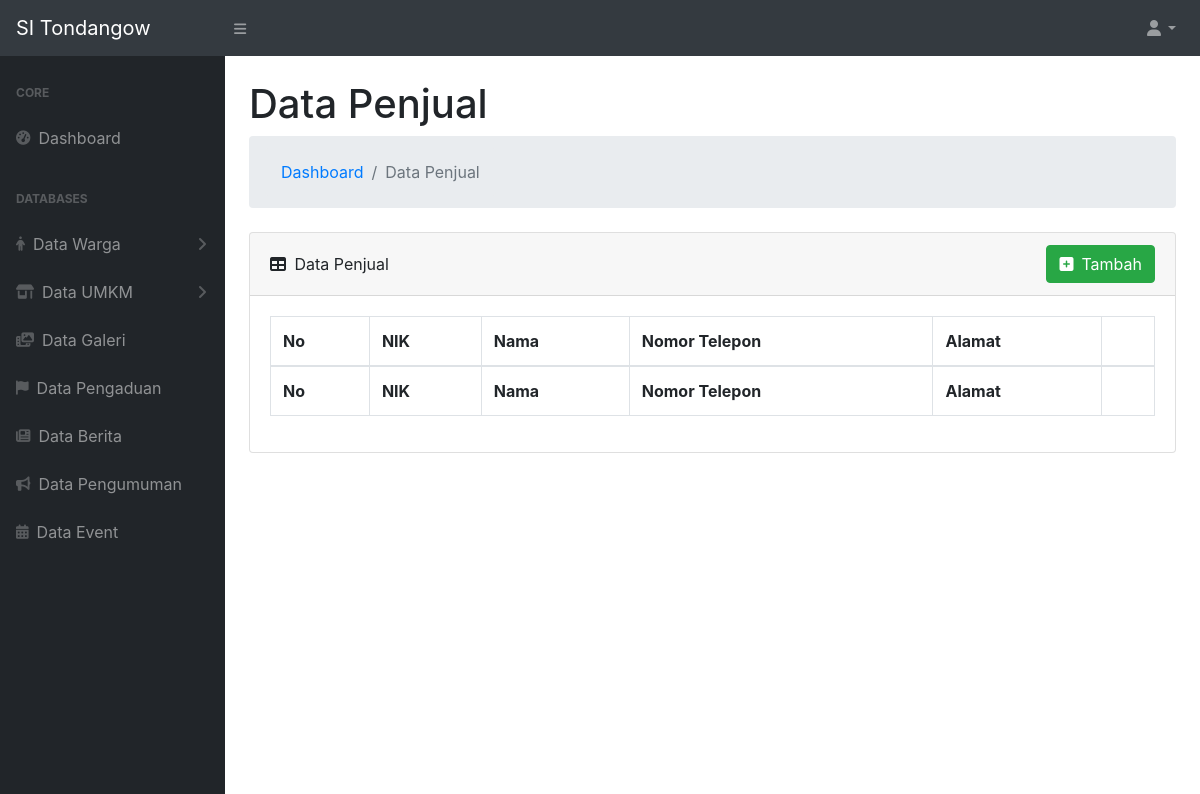
Page /controllers/dataPenjual.php on the earlier database version.
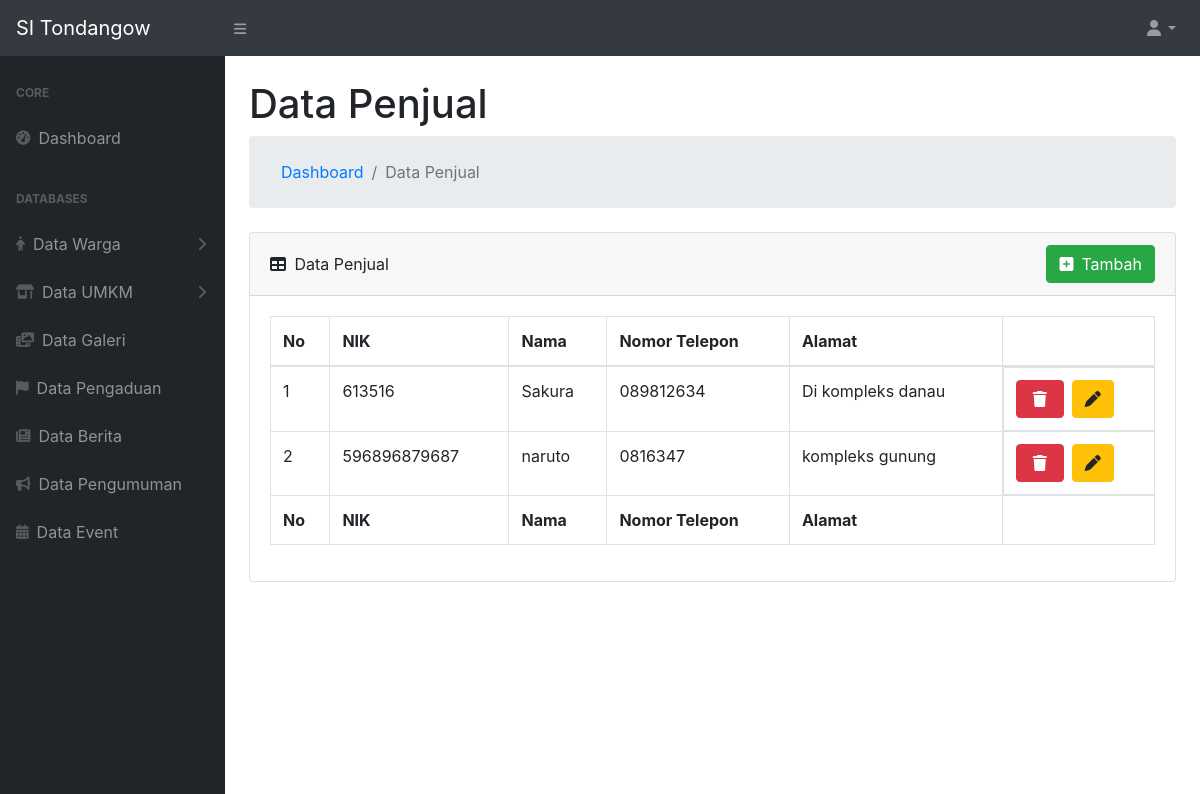
Same page on the later database version.
### tables this page shows
CREATE TABLE `penjual` (
  `id_penjual` int(11) NOT NULL,
  `nama_penjual` int(20) NOT NULL,
  `no_telepon` varchar(255) NOT NULL,
  `alamat_toko` varchar(255) NOT NULL
);

CREATE TABLE `penduduk` (
  `id` int(11) NOT NULL,
  `no_kk` int(255) NOT NULL,
  `nik` varchar(255) NOT NULL,
  `nama` varchar(255) NOT NULL,
  `tanggal_lahir` date NOT NULL,
  `jenis_kelamin` varchar(255) NOT NULL,
  `agama` varchar(255) NOT NULL,
  `pekerjaan` varchar(255) NOT NULL,
  `alamat_lengkap` varchar(255) NOT NULL
);

### functions/general.php (called while the page is built, shortened)
<?php
require_once 'dbconnect.php';
function query($query)
{
    global $dbconnect;
    $result = mysqli_query($dbconnect, $query);
    $rows = [];
    while ($row = mysqli_fetch_assoc($result)) {
        $rows[] = $row;
    }
    return $rows;
}
?>

### controllers/dataPenjual.php (the view, shortened to what this page needs)
<?php
include '../templates/header.php';
$pageName = 'Data Penjual';
$queryPenjual=query('SELECT * FROM penjual INNER JOIN penduduk ON penjual.nama_penjual=penduduk.id')
?>
<div id="layoutSidenav_content">
    <main>
        <div class="container-fluid">
            <h1 class="mt-4"><?= $pageName ?></h1>
            <ol class="breadcrumb mb-4">
                <ol class="breadcrumb mb-0">
                    <li class="breadcrumb-item"><a href="../index.php">Dashboard</a></li>
                    <li class="breadcrumb-item active"><?= $pageName ?></li>
                </ol>
            </ol>
            <div class="card mb-4">
                <div class="card-header">
                    <div>
                        <i class="fas fa-table mr-1 position-relative"></i>
                        Data Penjual
                    </div>
                    <a href="../models/tambahPenjual.php">
                        <button type="button" class="btn btn-success">
                            <div class="sb-nav-link-icon"><i class="fa-solid fa-square-plus mr-2"></i>Tambah</div>
                        </button>
                    </a>
                </div>
                <div class="card-body">
                    <div class="table-responsive">
                        <table class="table table-bordered" id="dataTable" width="100%" cellspacing="0">
                            <thead>
                                <tr>
                                    <th>No</th>
                                    <th>NIK</th>
                                    <th>Nama</th>
                                    <th>Nomor Telepon</th>
                                    <th>Alamat</th>
                                    <th></th>
                                </tr>
                            </thead>
                            <tfoot>
                                <tr>
                                    <th>No</th>
                                    <th>NIK</th>
                                    <th>Nama</th>
                                    <th>Nomor Telepon</th>
                                    <th>Alamat</th>
                                    <th></th>
                                </tr>
                            </tfoot>
                            <tbody>
                                <?php $i = 1 ?>
                                <?php foreach ($queryPenjual as $rows) { ?>
                                    <tr>
                                        <td><?= $i ?></td>
                                        <td><?php echo $rows["nik"] ?></td>
                                        <td><?php echo $rows["nama"] ?></td>
                                        <td><?php echo $rows["no_telepon"] ?></td>
                                        <td><?php echo $rows["alamat_toko"] ?></td>
                                        <td class="flex-row pr-2" style="display: flex;">
                                            <a href="../models/hapusPenjual.php?id=<?= $rows['id_penjual']; ?>">
                                                <button type="button" class="btn btn-danger">
                                                    <div class="sb-nav-link-icon mr-1 ml-1 mb-0 mt-0"><i class="fa-solid fa-trash"></i></div>
                                                </button>
                                            </a>
                                            <a href="../models/ubahPenjual.php?id=<?= $rows['id_penjual'] ?>">
                                                <button type="button" class="btn btn-warning ml-2">
                                                    <div class="sb-nav-link-icon mr-0 ml-0 mb-0 mt-0"><i class="fa-solid fa-pen"></i></div>
                                                </button>
                                            </a>
                                        </td>
                                    </tr>
                                    <?php $i++ ?>
                                <?php } ?>
                            </tbody>
                        </table>
                    </div>
                </div>
            </div>
        </div>
    </main>
</div>
</div>
<?php include '../templates/footer.php' ?>;

### templates/header.php (shortened to what this page needs)
<!DOCTYPE html>
<html lang="en">
<head>
    <link href="/adminSidesa/styles/styles.css" rel="stylesheet" />
    <link href="https://cdn.datatables.net/1.10.20/css/dataTables.bootstrap4.min.css" rel="stylesheet" type="text/css" />
    <link rel="stylesheet" href="https://cdnjs.cloudflare.com/ajax/libs/selectize.js/0.12.6/css/selectize.bootstrap3.min.css" />
</head>
<body class="sb-nav-fixed">
    <nav class="sb-topnav navbar navbar-expand navbar-dark bg-dark">
        <a class="navbar-brand" href="index.html">SI Tondangow</a>
        <button class="btn btn-link btn-sm order-1 order-lg-0" id="sidebarToggle" href="#"><i class="fas fa-bars"></i></button>
        <ul class="navbar-nav ml-auto ml-md-0">
            <li class="nav-item dropdown">
                <a class="nav-link dropdown-toggle" id="userDropdown" href="#" role="button" data-toggle="dropdown" aria-haspopup="true" aria-expanded="false"><i class="fas fa-user fa-fw"></i></a>
            </li>
        </ul>
    </nav>
    <div id="layoutSidenav" ">
        <div id="layoutSidenav_nav">
            <nav class="sb-sidenav accordion sb-sidenav-dark" id="sidenavAccordion">
                <div class="sb-sidenav-menu">
                    <div class="nav">
                        <div class="sb-sidenav-menu-heading">Core</div>
                        <a class="nav-link" href="/adminSidesa/index.php">
                            <div class="sb-nav-link-icon"><i class="fa-solid fa-gauge-high"></i></div>
                            Dashboard
                        </a>
                        <div class="sb-sidenav-menu-heading">Databases</div>
                        <a class="nav-link collapsed" href="#" data-toggle="collapse" data-target="#collapsePages" aria-expanded="false" aria-controls="collapsePages">
                            <div class="sb-nav-link-icon"><i class="fa-solid fa-person"></i></div>
                            Data Warga
                            <div class="sb-sidenav-collapse-arrow"><i class="fas fa-angle-down"></i></div>
                        </a>
                        <a class="nav-link collapsed" href="#" data-toggle="collapse" data-target="#collapseLayouts" aria-expanded="false" aria-controls="collapseLayouts">
                            <div class="sb-nav-link-icon"><i class="fa-solid fa-shop"></i></div>
                            Data UMKM
                            <div class="sb-sidenav-collapse-arrow"><i class="fas fa-angle-down"></i></div>
                        </a>
                        <a class="nav-link" href="/adminSidesa/controllers/dataGaleri.php">
                            <div class="sb-nav-link-icon"><i class="fa-solid fa-photo-film"></i></div>
                            Data Galeri
                        </a>
                        <a class="nav-link" href="/adminSidesa/controllers/dataPengaduan.php">
                            <div class="sb-nav-link-icon"><i class="fa-solid fa-flag"></i></div>
                            Data Pengaduan
                        </a>
                        <a class="nav-link" href="/adminSidesa/controllers/dataBerita.php">
                            <div class="sb-nav-link-icon"><i class="fa-solid fa-newspaper"></i></div>
                            Data Berita
                        </a>
                        <a class="nav-link" href="/adminSidesa/controllers/dataPengumuman.php">
                            <div class="sb-nav-link-icon"><i class="fa-solid fa-bullhorn"></i></div>
                            Data Pengumuman
                        </a>
                        <a class="nav-link" href="/adminSidesa/controllers/dataEvent.php">
                            <div class="sb-nav-link-icon"><i class="fa-solid fa-calendar-days"></i></div>
                            Data Event
                        </a>
                    </div>
                </div>
            </nav>
        </div>

### templates/footer.php (shortened to what this page needs)
</body>
</html>

Differences in the rows shown:
added penjual: nama_penjual.nik "613516", nama_penjual.nama "Sakura", no_telepon "089812634", alamat_toko "Di kompleks danau"
added penjual: nama_penjual.nik "596896879687", nama_penjual.nama "naruto", no_telepon "0816347", alamat_toko "kompleks gunung"
